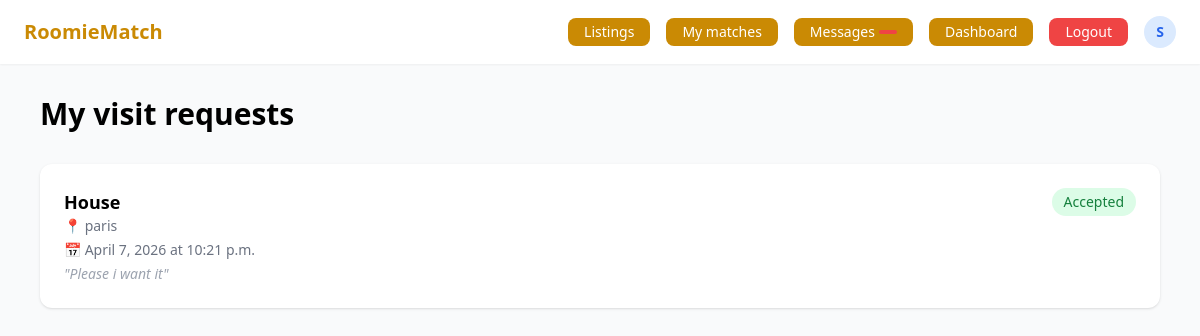
/visits/my-visits/ (signed in), run on an earlier commit of the app's database.
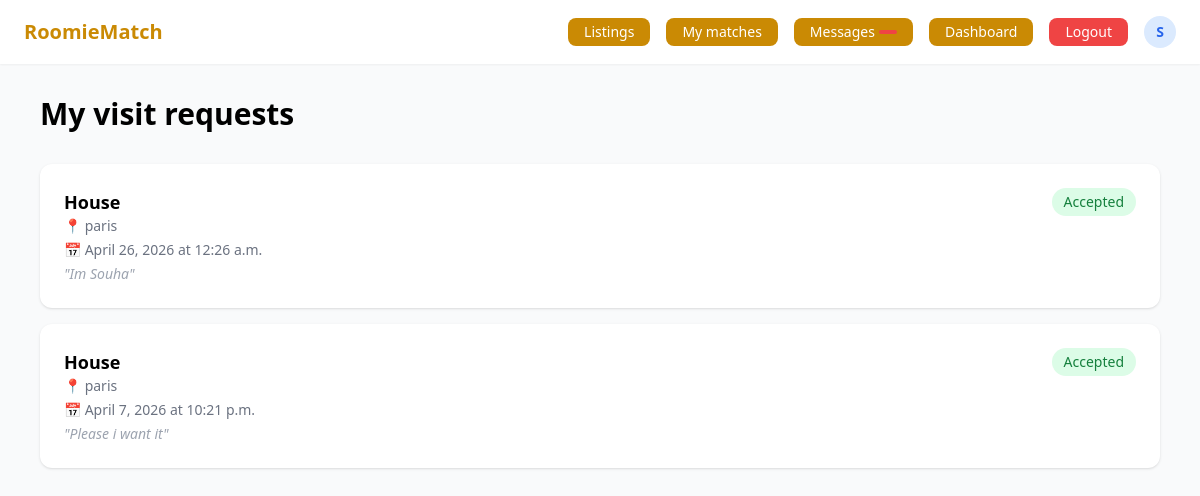
And on a later commit of the database.
### visits/models.py (models this page shows, shortened)
class VisitRequest(models.Model):
    class Status(models.TextChoices):
        PENDING  = 'pending',  'Pending'
        ACCEPTED = 'accepted', 'Accepted'
        DECLINED = 'declined', 'Declined'
        CANCELLED = 'cancelled', 'Cancelled'
    seeker     = models.ForeignKey(User, on_delete=models.CASCADE, related_name='visit_requests')
    listing    = models.ForeignKey(Listing, on_delete=models.CASCADE, related_name='visit_requests')
    status     = models.CharField(max_length=20, choices=Status.choices, default=Status.PENDING)
    date       = models.DateField()
    time       = models.TimeField()
    message    = models.TextField(blank=True)
    created_at = models.DateTimeField(auto_now_add=True)
    updated_at = models.DateTimeField(auto_now=True)
    class Meta:
        ordering = ['-created_at']

### listings/models.py (models this page shows, shortened)
class Listing(models.Model):
    class Status(models.TextChoices):
        ACTIVE   = 'active',   'Active'
        INACTIVE = 'inactive', 'Inactive'
        RENTED   = 'rented',   'Rented'
    class RoomType(models.TextChoices):
        PRIVATE = 'private', 'Private room'
        SHARED  = 'shared',  'Shared room'
        STUDIO  = 'studio',  'Studio'
    owner       = models.ForeignKey(User, on_delete=models.CASCADE, related_name='listings')
    title       = models.CharField(max_length=200)
    description = models.TextField()
    city        = models.CharField(max_length=100)
    address     = models.CharField(max_length=255, blank=True)
    price       = models.PositiveIntegerField(help_text='Monthly rent in €')
    size        = models.PositiveIntegerField(help_text='Room size in m²')
    room_type   = models.CharField(max_length=20, choices=RoomType.choices, default=RoomType.PRIVATE)
    status      = models.CharField(max_length=20, choices=Status.choices, default=Status.ACTIVE)
    pets_allowed   = models.BooleanField(default=False)
    smoking_allowed = models.BooleanField(default=False)
    students_allowed = models.BooleanField(default=True)
    preferred_schedule = models.CharField(
        max_length=20,
        choices=[('early', 'Early bird'), ('night', 'Night owl'), ('normal', 'Standard')],
        default='normal'
    )
    preferred_noise = models.CharField(
        max_length=20,
        choices=[('quiet', 'Quiet'), ('medium', 'Moderate'), ('loud', 'Lively')],
        default='medium'
    )
    available_from = models.DateField()
    created_at     = models.DateTimeField(auto_now_add=True)
    updated_at     = models.DateTimeField(auto_now=True)
    class Meta:
        ordering = ['-created_at']

### visits/views.py (the view)
# urls.py: path('my-visits/',                          views.my_visits,           name='my_visits'),
@login_required
def my_visits(request):
    if not request.user.is_seeker():
        return redirect('dashboard')
    visits = VisitRequest.objects.filter(
        seeker=request.user
    ).select_related('listing', 'listing__owner')
    return render(request, 'visits/my_visits.html', {'visits': visits})

### accounts/models.py (called while the page is built)
    def is_seeker(self):
        return self.role == self.Role.SEEKER

    def is_owner(self):
        return self.role == self.Role.OWNER

### templates/visits/my_visits.html (shortened to what this page needs)
{% extends 'base.html' %}
{% block content %}
<h1 class="text-3xl font-bold mb-8">My visit requests</h1>
<div class="space-y-4">
  {% for visit in visits %}
    <div class="bg-white rounded-xl shadow p-6">
      <div class="flex justify-between items-start">
        <div>
          <h3 class="font-semibold text-lg">{{ visit.listing.title }}</h3>
          <p class="text-gray-500 text-sm">📍 {{ visit.listing.city }}</p>
          <p class="text-gray-500 text-sm mt-1">
            📅 {{ visit.date }} at {{ visit.time }}
          </p>
          {% if visit.message %}
            <p class="text-gray-400 text-sm mt-1 italic">"{{ visit.message }}"</p>
          {% endif %}
        </div>
        <div class="flex flex-col items-end gap-2">
          <span class="px-3 py-1 rounded-full text-sm font-medium
            {% if visit.status == 'accepted' %}bg-green-100 text-green-700
            {% elif visit.status == 'declined' %}bg-red-100 text-red-700
            {% elif visit.status == 'cancelled' %}bg-gray-100 text-gray-500
            {% else %}bg-yellow-100 text-yellow-700{% endif %}">
            {{ visit.get_status_display }}
          </span>
        </div>
      </div>
    </div>
  {% endfor %}
</div>
{% endblock %}

What changed in the data, as far as the page shows it:
added VisitRequest: listing "House", listing.city "paris", date "April 26, 2026", time "12:26 a.m.", message "Im Souha", status "Accepted"
